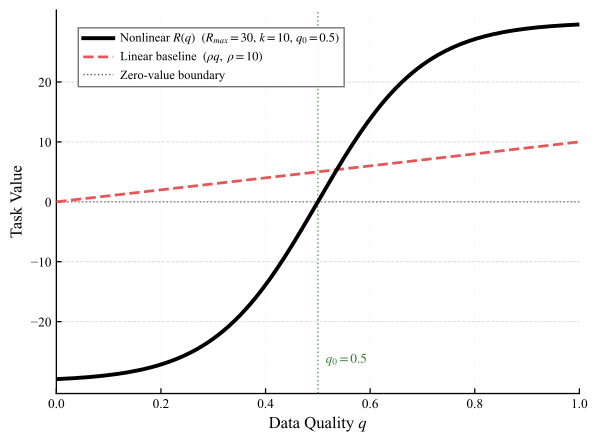

The Python source for this figure:
import csv
from pathlib import Path

import matplotlib
matplotlib.use("Agg")
import matplotlib.pyplot as plt
from matplotlib.lines import Line2D

from experiment2_重构_配置 import BASE_CONFIG
from experiment2_重构_评价 import quality_value


OUTPUT_PNG = "experiment2_Fig. 1：Quality-Value Function.png"
OUTPUT_PDF = "experiment2_Fig. 1：Quality-Value Function.pdf"
OUTPUT_CSV = "experiment2_Fig. 1：Quality-Value Function.csv"
LEGEND_MODE = "manual"
LEGEND_LOC = "upper left"
LEGEND_BBOX_TO_ANCHOR = (0.03, 0.97)
LEGEND_NCOL = 1
YLIM_MODE = "manual"
YLIM = (-32.0, 32.0)
NUM_POINTS = 201

R_MAX = float(BASE_CONFIG["QUALITY_VALUE_R_MAX"])
K = float(BASE_CONFIG["QUALITY_VALUE_K"])
Q0 = float(BASE_CONFIG["QUALITY_VALUE_Q0"])
RHO = float(BASE_CONFIG["RHO"])


def save_plot_data_csv(q_values, nonlinear_values, linear_values):
    with open(OUTPUT_CSV, "w", encoding="utf-8-sig", newline="") as f:
        writer = csv.writer(f)
        writer.writerow(["quality_q", "nonlinear_value", "linear_baseline"])
        for q, nonlinear, linear in zip(q_values, nonlinear_values, linear_values):
            writer.writerow([q, nonlinear, linear])


def set_figure_style():
    plt.rcParams.update(
        {
            "font.family": "serif",
            "font.serif": ["Times New Roman", "Times", "DejaVu Serif"],
            "mathtext.fontset": "stix",
            "font.size": 10.0,
            "axes.labelsize": 12.0,
            "xtick.labelsize": 9.6,
            "ytick.labelsize": 9.6,
            "legend.fontsize": 9.0,
            "axes.linewidth": 0.95,
            "pdf.fonttype": 42,
            "ps.fonttype": 42,
            "figure.dpi": 150,
            "savefig.dpi": 600,
        }
    )


def build_series():
    q_values = [round(i / (NUM_POINTS - 1), 4) for i in range(NUM_POINTS)]
    nonlinear_values = [
        round(quality_value(q, r_max=R_MAX, k=K, q0=Q0), 4) for q in q_values
    ]
    linear_values = [round(RHO * q, 4) for q in q_values]
    return q_values, nonlinear_values, linear_values


def plot_figure():
    set_figure_style()
    q_values, nonlinear_values, linear_values = build_series()

    fig, ax = plt.subplots(figsize=(6.2, 4.8))
    fig.patch.set_facecolor("white")
    ax.set_facecolor("white")
    ax.set_axisbelow(True)

    ax.plot(
        q_values,
        nonlinear_values,
        color="#000000",
        linestyle="-",
        linewidth=2.8,
        zorder=5,
        solid_capstyle="round",
        solid_joinstyle="round",
        antialiased=True,
    )
    ax.plot(
        q_values,
        linear_values,
        color="#E45756",
        linestyle="--",
        linewidth=2.0,
        zorder=4,
        solid_capstyle="round",
        solid_joinstyle="round",
        antialiased=True,
    )

    ax.axhline(0.0, color="#666666", linestyle=":", linewidth=1.0, alpha=0.85, zorder=2)
    ax.axvline(Q0, color="#54A24B", linestyle=":", linewidth=1.1, alpha=0.9, zorder=2)
    ax.text(
        Q0 + 0.015,
        YLIM[0] + (YLIM[1] - YLIM[0]) * 0.08,
        rf"$q_0={Q0:.1f}$",
        color="#2E7D32",
        fontsize=9.5,
    )

    ax.set_xlabel("Data Quality $q$")
    ax.set_ylabel("Task Value")
    ax.set_xlim(0.0, 1.0)
    ax.set_xticks([i / 10 for i in range(0, 11, 2)])
    if YLIM_MODE == "manual":
        ax.set_ylim(*YLIM)
        ax.set_yticks(range(-20, 21, 10))

    ax.grid(
        True,
        axis="y",
        which="major",
        linestyle="--",
        linewidth=0.65,
        color="#b8b8b8",
        alpha=0.55,
    )
    ax.grid(
        True,
        axis="x",
        which="major",
        linestyle=":",
        linewidth=0.5,
        color="#c7c7c7",
        alpha=0.35,
    )

    ax.spines["top"].set_visible(False)
    ax.spines["right"].set_visible(False)
    ax.spines["bottom"].set_linewidth(0.95)
    ax.spines["left"].set_linewidth(0.95)
    ax.tick_params(axis="both", which="both", direction="in", top=False, right=False, length=3.8, width=0.9)

    legend_handles = [
        Line2D(
            [0],
            [0],
            label=rf"Nonlinear $R(q)$  $(R_{{max}}={R_MAX:.0f},\,k={K:.0f},\,q_0={Q0:.1f})$",
            color="#000000",
            linestyle="-",
            linewidth=2.8,
        ),
        Line2D(
            [0],
            [0],
            label=rf"Linear baseline  $(\rho q,\ \rho={RHO:.0f})$",
            color="#E45756",
            linestyle="--",
            linewidth=2.0,
        ),
        Line2D(
            [0],
            [0],
            label="Zero-value boundary",
            color="#666666",
            linestyle=":",
            linewidth=1.0,
        ),
    ]

    legend_kwargs = {
        "handles": legend_handles,
        "loc": LEGEND_LOC if LEGEND_MODE == "manual" else "best",
        "ncol": LEGEND_NCOL,
        "frameon": True,
        "fancybox": False,
        "framealpha": 0.9,
        "facecolor": "white",
        "edgecolor": "#666666",
        "handlelength": 2.4,
        "handletextpad": 0.55,
        "columnspacing": 1.2,
        "labelspacing": 0.5,
    }
    if LEGEND_MODE == "manual":
        legend_kwargs["bbox_to_anchor"] = LEGEND_BBOX_TO_ANCHOR
    ax.legend(**legend_kwargs)

    fig.subplots_adjust(left=0.14, right=0.985, bottom=0.16, top=0.96)
    fig.savefig(OUTPUT_PNG, bbox_inches="tight")
    fig.savefig(OUTPUT_PDF, bbox_inches="tight")
    plt.close(fig)
    save_plot_data_csv(q_values, nonlinear_values, linear_values)

    print(f"Saved {OUTPUT_PNG}")
    print(f"Saved {OUTPUT_PDF}")
    print(f"Saved {OUTPUT_CSV}")


if __name__ == "__main__":
    plot_figure()
